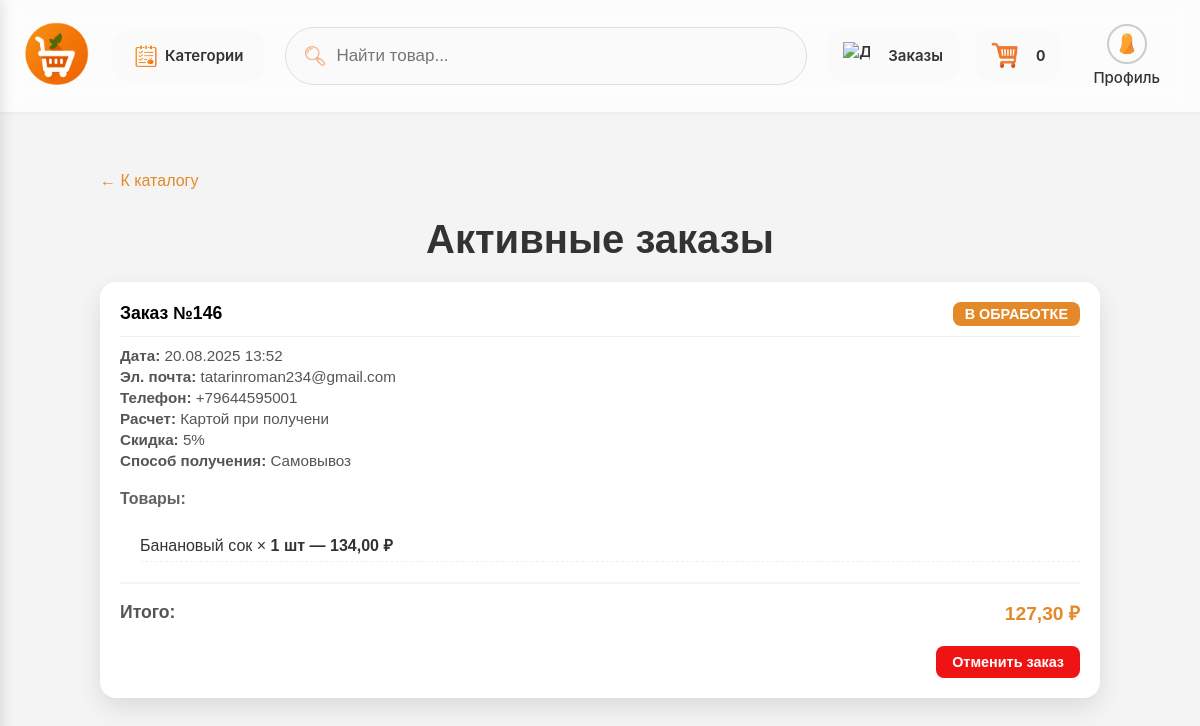
Screenshot of /checkout/ (signed in) with the database file from the repository.
### store/models.py (models this page shows, shortened)
class Order(models.Model):
    STATUS_CHOICES = [
        ('processing', 'В обработке'),
        ('setting up', 'Собираем'),
        ('shipped', 'В пути'),
        ('delivered', 'Доставлен'),
        ('inactive', 'Не активен'),
        ('canceled', 'Отменен'),
    ]
    user = models.ForeignKey(User, on_delete=models.CASCADE, null=True, blank=True)
    products = models.ManyToManyField(Product, through='OrderItem')
    phone = models.CharField(max_length=20)
    address = models.CharField(max_length=255, blank=True, null=True)
    created_at = models.DateTimeField(auto_now_add=True)
    status = models.CharField(max_length=20, choices=STATUS_CHOICES, default='processing')
    courier = models.ForeignKey(Courier, on_delete=models.SET_NULL, null=True, blank=True)
    price = models.DecimalField(max_digits=10, decimal_places=2, default=0)
    comment = models.TextField(blank=True, null=True, max_length=255)
    cash = models.BooleanField(default=False)
    promocode_applied = models.BooleanField(default=False)
    discount_price = models.DecimalField(max_digits=8, decimal_places=2, default=0)
    discount_percent = models.PositiveIntegerField(default=0)
    delivery_area = models.CharField(max_length=100, blank=True, null=True)
    delivery_fee = models.DecimalField(max_digits=6, decimal_places=2, default=0)
    pickup = models.BooleanField(default=False)
    to_door = models.BooleanField(default=False)
    corrections = models.TextField(
        blank=True,
        null=True,
        max_length=500
    )

class OrderItem(models.Model):
    order = models.ForeignKey(Order, on_delete=models.CASCADE, related_name='items')
    product = models.ForeignKey(Product, on_delete=models.CASCADE)
    quantity = models.PositiveIntegerField(default=1)

class Product(models.Model):
    name = models.CharField(max_length=100)
    description = models.TextField(blank=True)
    price = models.DecimalField(max_digits=10, decimal_places=2)
    categories = models.ManyToManyField(Category, related_name='products', blank=True)
    image = models.ImageField(upload_to='products/', blank=True)
    protein = models.PositiveIntegerField(blank=True, null=True)
    fat = models.PositiveIntegerField(blank=True, null=True)
    carbs = models.PositiveIntegerField(blank=True, null=True)
    kkal = models.PositiveIntegerField(blank=True, null=True)
    weight = models.PositiveIntegerField(blank=True, null=True)
    weight_dependence = models.BooleanField(default=False)

### store/views.py (the view)
# urls.py: path('checkout/', views.checkout, name='checkout'),
def checkout(request):
    if not request.user.is_authenticated:
        messages.error(request, 'Вы не авторизованы')
        return redirect('login')
    orders = Order.objects.filter(user=request.user).exclude(status__in=['inactive', 'canceled', 'delivered']).order_by('-created_at')
    return render(request, 'store/checkout.html', {'orders': orders})

### store/context_processors.py (called while the page is built)
def cart_item_count(request):
    cart = request.session.get('cart', {})
    cart_item_count = 0
    for id, item_data in cart.items():
        cart_item_count += item_data['quantity']
        print(cart_item_count)
    return {'cart_item_count': cart_item_count}

### store/templates/store/checkout.html (shortened to what this page needs)
{% extends "store/base.html" %}
{% load static %}
{% block content %}
<div class="orders-container">
<a href='/' class='back-btn'>← К каталогу</a>
  <h1>Активные заказы</h1>
  {% if orders %}
    {% for order in orders %}
      <div class="order-card">
        <div class="order-header">
          <span class="order-id">Заказ №{{ order.id }}</span>
          <span class="order-status">{{ order.get_status_display }}</span>
        </div>
        <div class="order-meta">
          <p><strong>Дата:</strong> {{ order.created_at|date:"d.m.Y H:i" }}</p>
          {% if order.user.email %}
            <p><strong>Эл. почта:</strong> {{ order.user.email }}</p>
          {% endif %}
          <p><strong>Телефон:</strong> +7{{ order.phone }}</p>
          {% if order.cash %}
            <p><strong>Расчет: </strong>Наличные</p>
          {% else %}
            <p><strong>Расчет:</strong> Картой при получени</p>
          {% endif %}
          {% if order.promocode_applied %}
            <p><strong>Скидка:</strong> {{ order.discount_percent }}%</p>
          {% endif %}
            <p><strong>Способ получения:</strong> {% if order.pickup %} Самовывоз {% else %} Доставка - {{ order.delivery_fee }} ₽ {% endif %}</p>
        </div>
        <div class="order-items">
          <h4>Товары:</h4>
          <ul class='goods'>
            {% for item in order.items.all %}
              <li>{{ item.product.name }} × <b>{{ item.quantity }} шт — {{ item.product.price }} ₽</b></li>
            {% endfor %}
          </ul>
        </div>
        <div class="order-total">
          <span class="total-label">Итого:</span>
          {% if order.promocode_applied %}
            <span class="total-amount"><b>{{ order.discount_price }} ₽</b></span>
          {% else %}
            <span class="total-amount"><b>{{ order.price }} ₽</b></span>
          {% endif %}
        </div>
        {% if order.status == 'processing' or order.status == 'setting up' %}
          <form method="post" action="{% url 'cancel_order' order.id %}" class="cancel-form">
            <button type="submit" class="cancel-btn active">
              Отменить заказ
            </button>
          </form>
        {% else %}
          <button class="cancel-btn inactive" title="Отменить заказ невозможно" disabled>
            Отменить заказ
          </button>
        {% endif %}
      </div>
    {% endfor %}
  {% else %}
    <p class="empty-message">У Вас нет активных заказов...</p>
    <br></br>
  {% endif %}
</div>
{% endblock %}

### store/static/store/css/navbar.css (style rules this page uses)
body { font-family: 'Montserrat', sans-serif; }

### store/static/store/css/catalog.css (style rules this page uses)
body { background-color: #f4f4f4 !important; }

### store/static/store/css/categories.css (style rules this page uses)
body { margin: 0; font-family: -apple-system, BlinkMacSystemFont, "Segoe UI", Roboto, "Helvetica Neue", Arial, sans-serif; }

### store/static/store/css/checkout.css (style rules this page uses)
.orders-container { max-width: 1000px; margin: 40px auto; padding: 20px; font-family: 'Montserrat', sans-serif; }
.order-card { background: #ffffff; border-radius: 16px; padding: 20px; box-shadow: 0 10px 25px rgba(0,0,0,0.1); margin-bottom: 30px; transition: all 0.3s; position: relative; }
h1 { text-align: center; margin-bottom: 20px; font-size: 2.5rem; color: #333; }
.order-header { display: flex; justify-content: space-between; align-items: center; font-weight: 600; font-size: 1.1rem; margin-bottom: 10px; padding-bottom: 10px; border-bottom: 1px solid #eee; }
.order-status { background-color: #e38929; color: #fff; padding: 4px 12px; border-radius: 8px; font-size: 0.9rem; text-transform: uppercase; }
h4 { color: #626262; }
.order-meta p { margin: 4px 0; font-size: 0.95rem; color: #555; }
.order-items { margin: 15px 0; color: #333; }
.order-items ul { margin-top: 10px; padding-left: 20px; list-style-type: none; }
.order-items li { padding: 5px 0; border-bottom: 1px dashed #f0f0f0; }
.order-total { display: flex; justify-content: space-between; align-items: center; margin-top: 20px; padding-top: 15px; border-top: 2px solid #f5f5f5; font-size: 1.1rem; }
.total-label { font-weight: 600; color: #555; }
.total-amount { font-weight: 700; color: #e38929; font-size: 1.2rem; }
.back-btn { text-decoration: none; }
.cancel-form { margin-top: 20px; text-align: right; }
.cancel-btn { padding: 8px 16px; border-radius: 8px; border: none; font-weight: 600; cursor: pointer; transition: all 0.2s; font-size: 0.9rem; }
.cancel-btn.active { background-color: #f01313; color: white; }
a { color: #e38929; }

### rows the page displays
Order: id "146", status "В ОБРАБОТКЕ", created_at "20.08.2025 13:52", user.email "tatarinroman234@gmail.com", phone "9644595001", shows "Расчет:", cash "Картой при получени", discount_percent "5", pickup "Самовывоз", discount_price "127,30", shows "Отменить заказ"
OrderItem: product.name "Банановый сок", quantity "1", product.price "134,00"

### other values shown
{{ cart_item_count|default:"0" }} "0"
